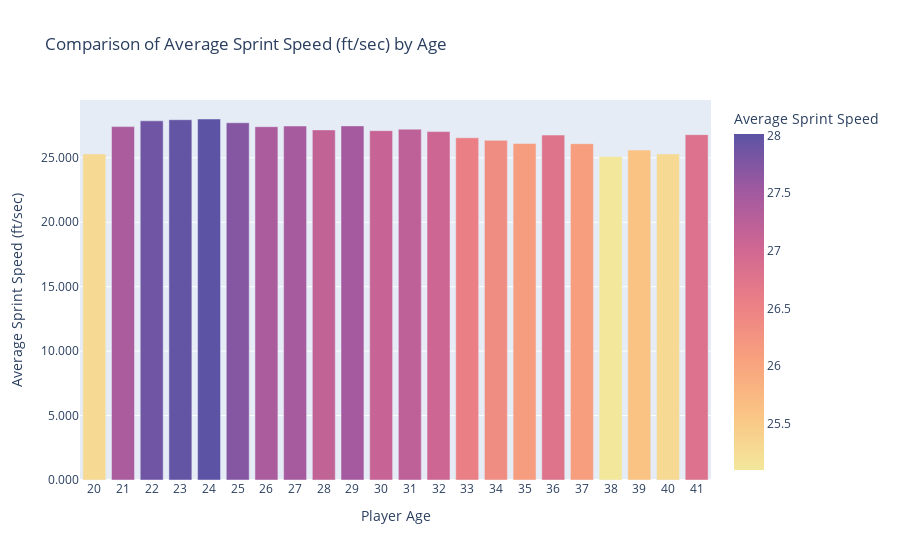

Write notebook code for a chart like this one.
### Markdown cell above
### Sprint Speed vs Age ###

### Code cell
import pandas as pd
import plotly.express as px 

# Loading the MLB player statistics file
DF_speed = pd.read_csv('sprint_speed (1).csv')

# Converting Sprint Speed to numeric, handling errors
DF_speed['sprint_speed'] = pd.to_numeric(DF_speed['sprint_speed'], errors='coerce')

# Dropping rows with missing Age or Sprint Speed for accurate grouping
DF_speed = DF_speed.dropna(subset=['age', 'sprint_speed'])

# Calculating the average Sprint Speed for each unique Age
DF_speed_by_age = DF_speed.groupby('age')['sprint_speed'].mean().reset_index()
DF_speed_by_age = DF_speed_by_age.rename(columns={'sprint_speed': 'Average Sprint Speed'})

#Creating a bar plot
fig = px.bar(
    DF_speed_by_age,
    x='age',
    y='Average Sprint Speed',
    title='Comparison of Average Sprint Speed (ft/sec) by Age',
    labels={'Average Sprint Speed (ft/sec)': 'Average Sprint Speed (ft/sec)', 'age': 'Player Age'},
    color='Average Sprint Speed',  
    color_continuous_scale=px.colors.sequential.Sunset
)

# Customizinf the layout 
fig.update_layout(
    xaxis={'tickmode': 'linear'}, 
    yaxis_tickformat='.3f',        
    xaxis_title='Player Age',
    yaxis_title='Average Sprint Speed (ft/sec)'
)

# Displaying the plot
fig.show()

### Figure 1 — Plotly figure (JSON) as saved in the notebook; plotly's stock layout.template omitted (floating-point values rounded to 4 significant figures)
{"data": [{"hovertemplate": "Player Age=%{x}<br>Average Sprint Speed=%{marker.color}<extra></extra>", "legendgroup": "", "marker": {"color": [25.3, 27.42, 27.87, 27.96, 28.01, 27.72, 27.42, 27.47, 27.17, 27.48, 27.11, 27.23, 27.03, 26.56, 26.36, 26.11, 26.77, 26.1, 25.1, 25.6, 25.3, 26.8], "coloraxis": "coloraxis", "pattern": {"shape": ""}}, "name": "", "orientation": "v", "showlegend": false, "textposition": "auto", "type": "bar", "x": [20, 21, 22, 23, 24, 25, 26, 27, 28, 29, 30, 31, 32, 33, 34, 35, 36, 37, 38, 39, 40, 41], "xaxis": "x", "y": [25.3, 27.42, 27.87, 27.96, 28.01, 27.72, 27.42, 27.47, 27.17, 27.48, 27.11, 27.23, 27.03, 26.56, 26.36, 26.11, 26.77, 26.1, 25.1, 25.6, 25.3, 26.8], "yaxis": "y"}], "layout": {"barmode": "relative", "coloraxis": {"colorbar": {"title": {"text": "Average Sprint Speed"}}, "colorscale": [[0, "rgb(243, 231, 155)"], [0.1667, "rgb(250, 196, 132)"], [0.3333, "rgb(248, 160, 126)"], [0.5, "rgb(235, 127, 134)"], [0.6667, "rgb(206, 102, 147)"], [0.8333, "rgb(160, 89, 160)"], [1, "rgb(92, 83, 165)"]]}, "legend": {"tracegroupgap": 0}, "title": {"text": "Comparison of Average Sprint Speed (ft/sec) by Age"}, "xaxis": {"anchor": "y", "domain": [0, 1], "tickmode": "linear", "title": {"text": "Player Age"}}, "yaxis": {"anchor": "x", "domain": [0, 1], "tickformat": ".3f", "title": {"text": "Average Sprint Speed (ft/sec)"}}}}
